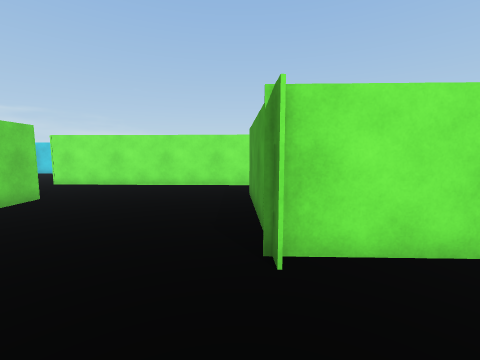
[1] (above)

19 first-person views from a walk through a Unity game level. The camera is 1.2 m above the floor, tilts 6° down and sees 90° across. The floor is counted in squares, 1 m on a side. Each view is taken from the middle of a square. On the plan, view 1 faces up. The plan holds only what a view shows up to about 12 squares ahead; the rest is blank. The place goes on beyond the plan. Some animated figures are left out. Door leaves are left out, so doorways stand open. Surface patterns are stand-ins for the level's own textures.

[2]
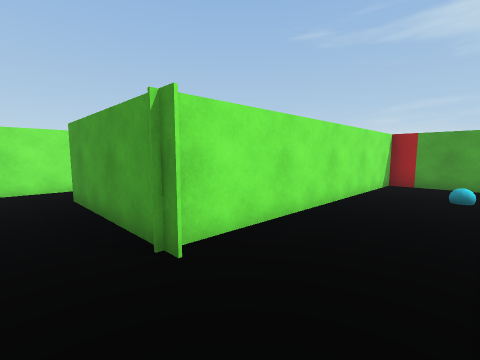

[3]
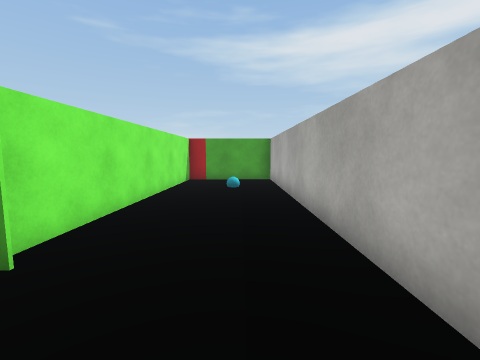

[4]
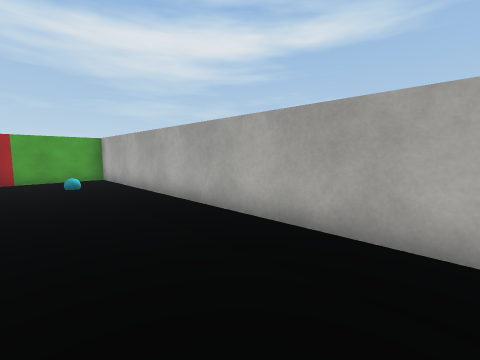

[5]
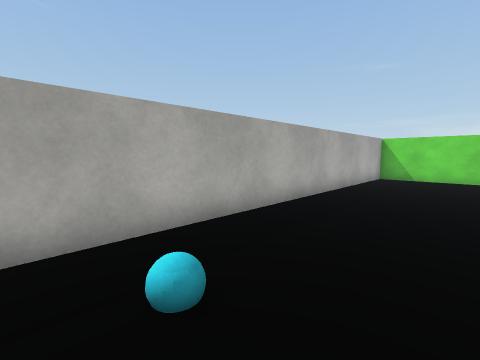

[6]
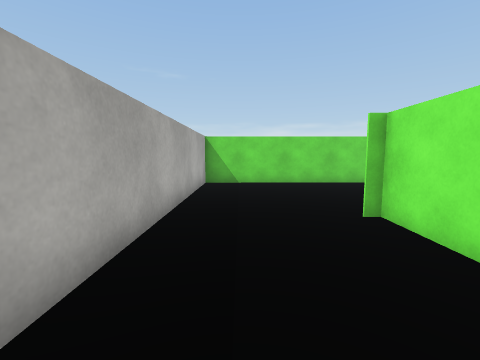

[7]
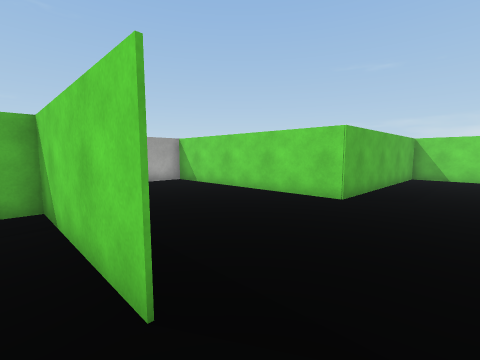

[8]
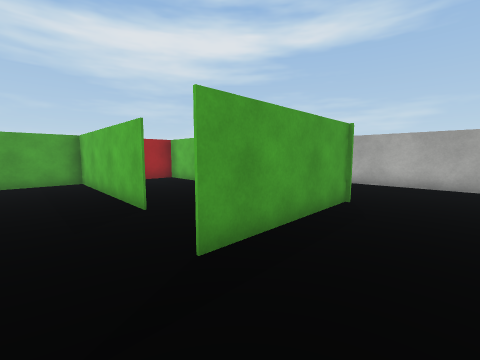

[9]
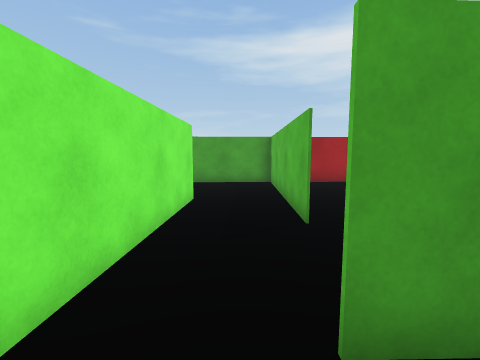

[10]
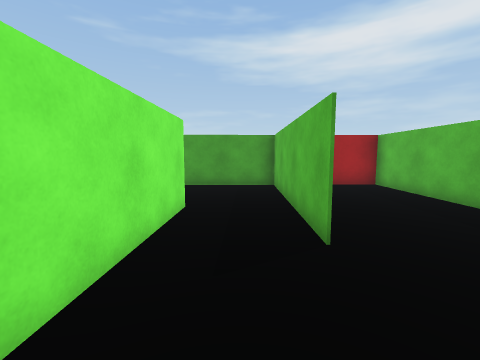

[11]
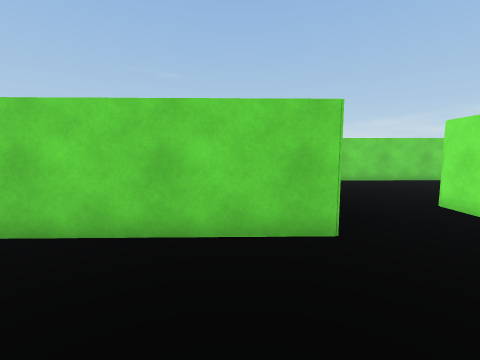

[12]
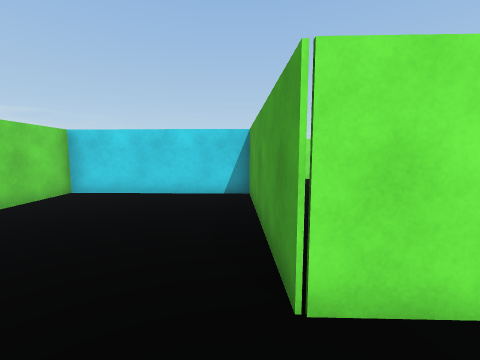

[13]
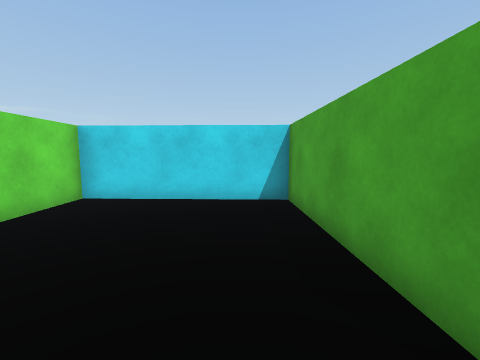

[14]
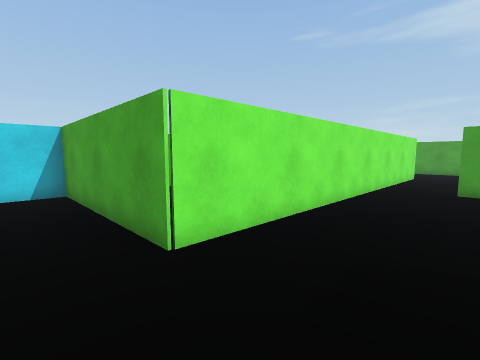

[15]
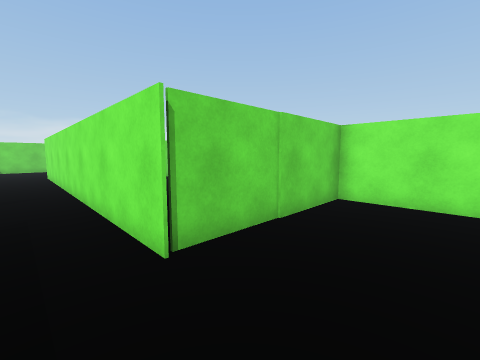

[16]
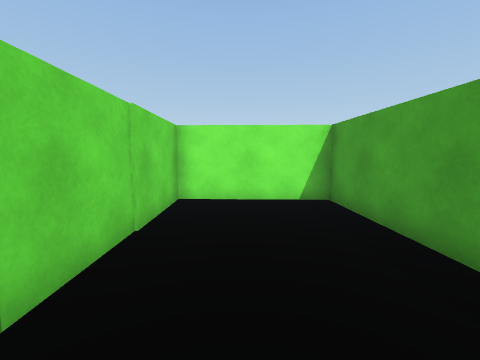

[17]
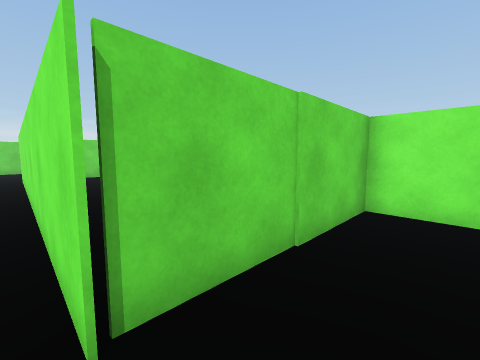

[18]
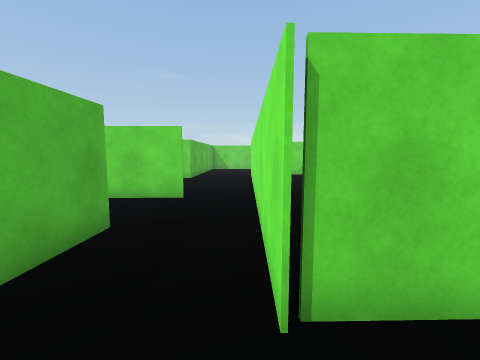

[19]
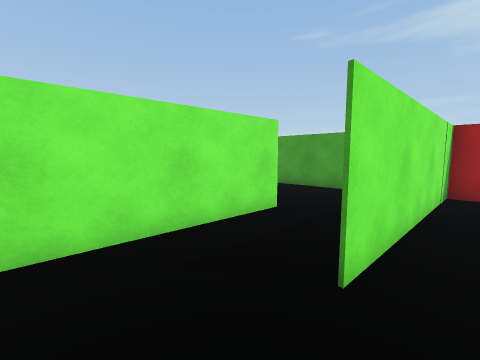

### Floor plan
Ten units are one square. View 1 is at (0, 0); x grows to the right and y downward. Boxes are objects, and circles mark ways between rooms. Rooms are numbered by the first view taken in them; rooms with no view inside come last. Other rooms are left out.
<svg viewBox="-138 -160 241 180">
<path fill="none" stroke="#000" d="M4 -23 3 -74M5 -95 -76 -97 -77 -154 -133 -155 -132 -67 -54 -65 -53 15 97 15 96 -29M98 -25 2 -27M34 -94 5 -95M53 -26 98 -25M3 -74 4 -23M2 -28 12 -28M97 -66 30 -68M96 -29 95 -70M95 -70 94 -143 53 -145 54 -93 34 -94M30 -68 97 -66"/>
<circle cx="0" cy="-85" r="3" fill="#2a7"/>
<circle cx="45" cy="-80" r="3" fill="#2a7"/>
<text x="-30" y="-50">1</text>
<text x="40" y="-60">2</text>
<text x="70" y="-110">3</text>
</svg>
Room 1 opens to room 2. Room 2 opens to room 3.

Where each view was taken, in squares from view 1:
view 1: 0 up, 0 right, facing up
view 2: 0 up, 1 left, facing up-right
view 3: 0 up, 2 left, facing right
view 4: 2 up, 3 left, facing down-right
view 5: 2 up, 8 right, facing down-left
view 6: 0 up, 5 right, facing left
view 7: 9 up, 1 right, facing down-left
view 8: 9 up, 2 left, facing down-right
view 9: 8 up, 1 left, facing right
view 10: 8 up, 0 right, facing right
view 11: 5 up, 2 left, facing left
view 12: 8 up, 8 left, facing up
view 13: 9 up, 9 left, facing up
view 14: 7 up, 9 left, facing up-right
view 15: 8 up, 8 right, facing up-left
view 16: 8 up, 7 right, facing up
view 17: 9 up, 7 right, facing up-left
view 18: 9 up, 7 right, facing left
view 19: 6 up, 1 right, facing up-right
